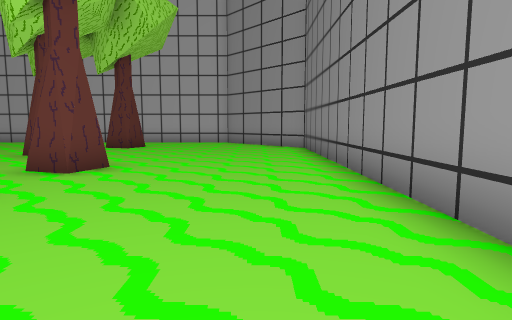
view 1 (above)

21 first-person views from a walk through a 3-D level made in the Godot game engine. The camera is 1.5 m above the floor, tilts 6° down and sees 75° across. The floor is counted in squares, 2 m on a side. Each view is taken from the middle of a square. On the plan, view 1 faces up. The plan holds only what a view shows up to about 11 squares ahead; the rest is blank. The place goes on beyond the plan.

view 2
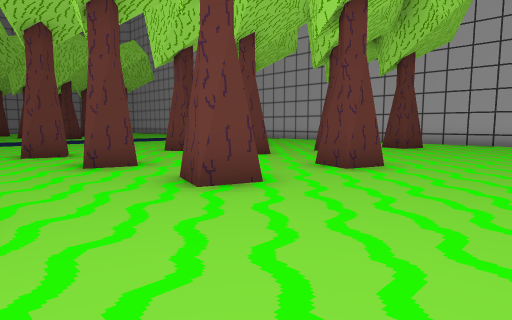

view 3
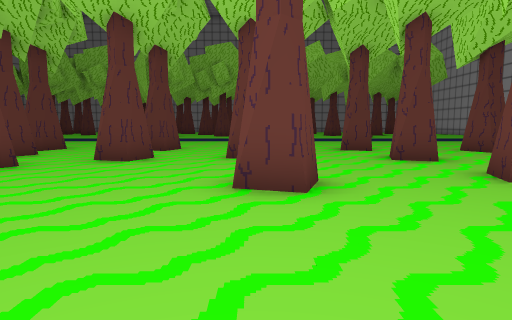

view 4
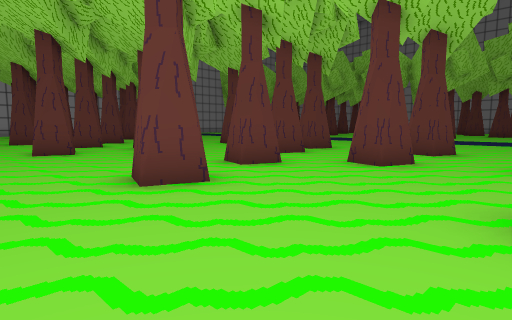

view 5
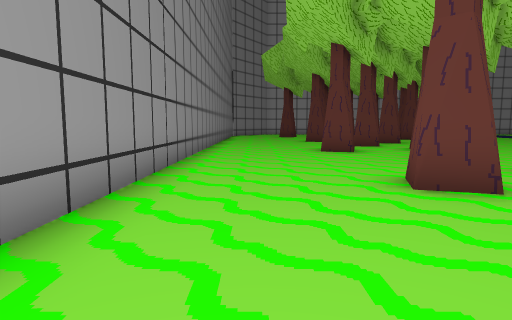

view 6
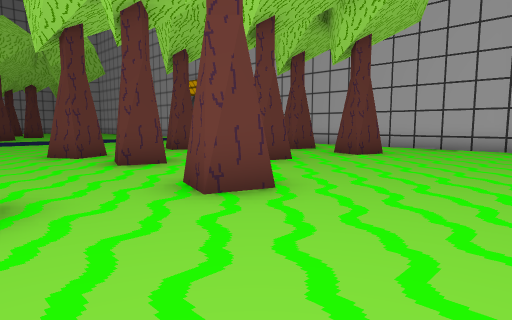

view 7
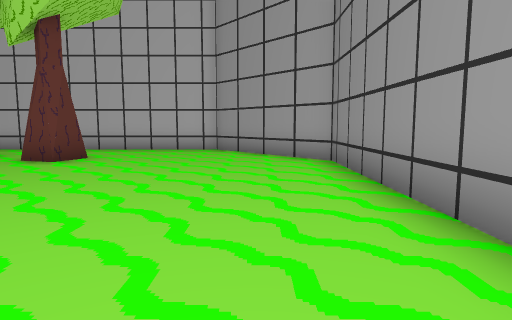

view 8
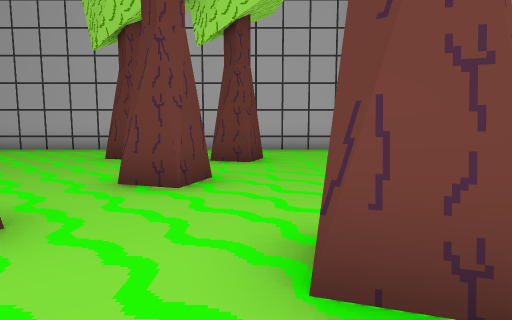

view 9
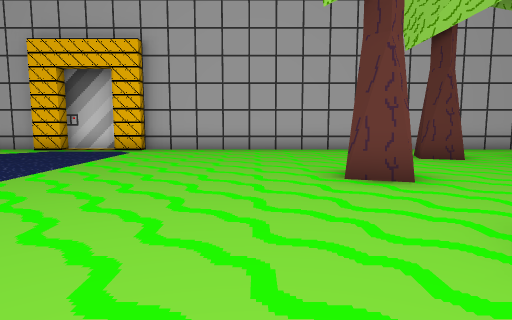

view 10
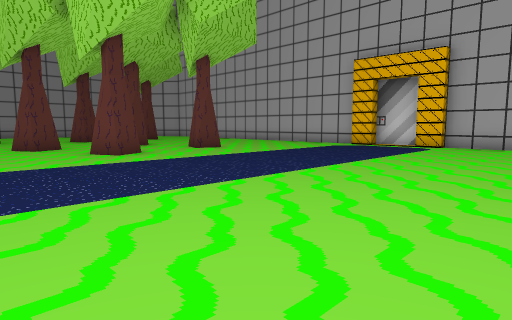

view 11
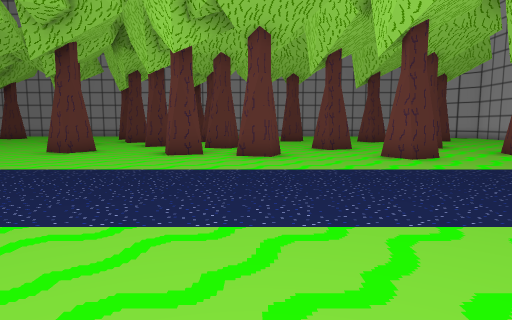

view 12
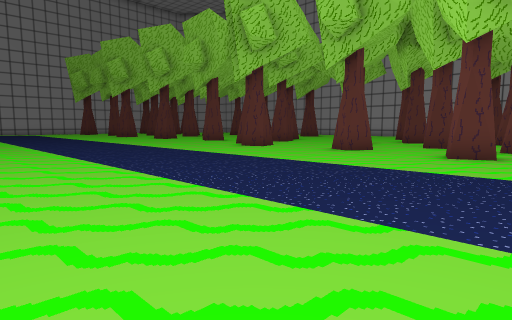

view 13
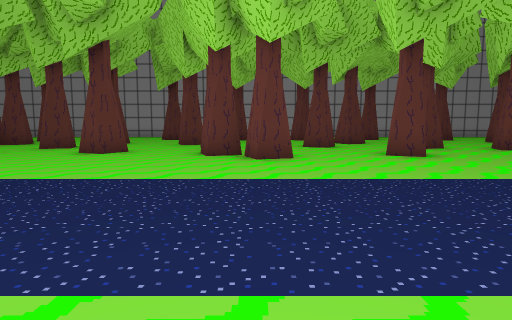

view 14
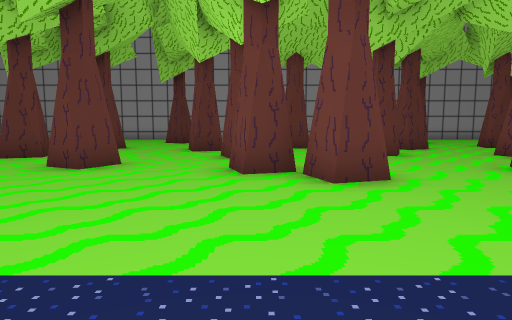

view 15
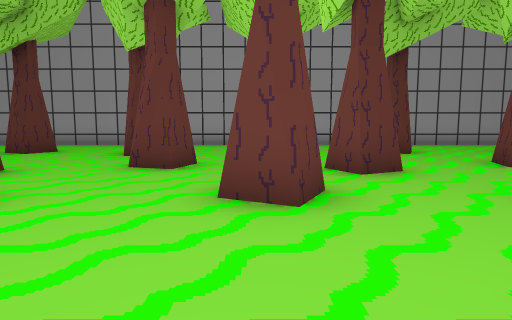

view 16
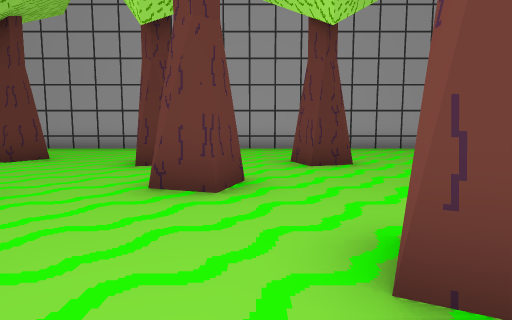

view 17
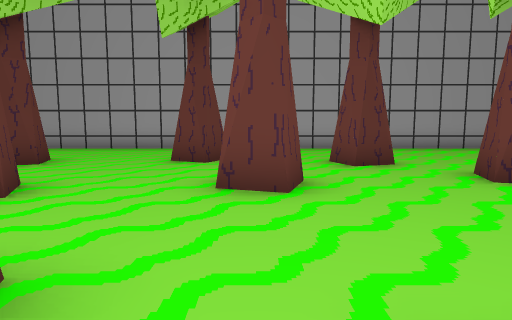

view 18
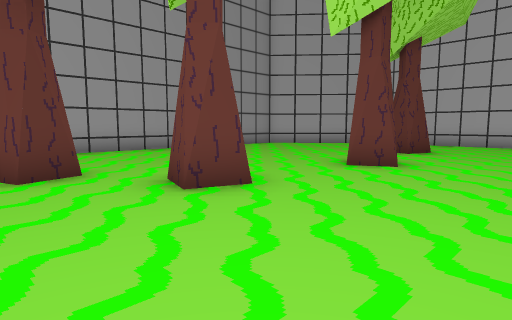

view 19
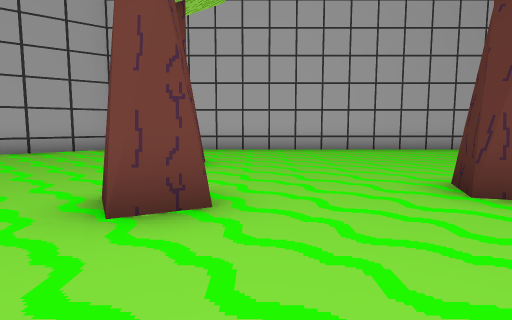

view 20
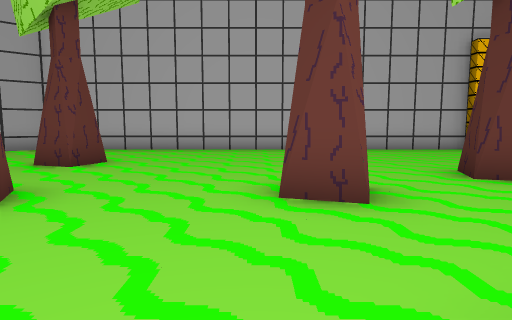

view 21
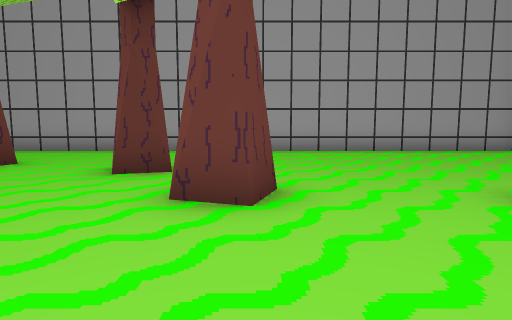

### Floor plan
Key: @ floor where view 1 was taken; # wall or solid block; x gap in a wall; . floor.
Columns run from 34 left of view 1 to 2 right of it. Each row starts with its distance up from view 1.
 15      #############################
 14   ##  ...........#.#.............##
 13  ##.. ............................##
 12   .............. ..........#.......##
 11 #.....##.......  .............#.....#
 10 #......#....... ....................#
  9 #.............#..........#...#......#
  8 #..........#.................#......#
  7 #......#............................#
  6 #.............#..........#xx#..#....#
  5 #...................................#
  4 #.....#....#........................#
  3 #...........................#.#.....#
  2 #...#......   #..........#..#.......#
  1 #..........#........... ............
  0 #......#.....#.........     ......@
 -1 #...#.....#............    #...#....
 -2 #.........#............ ............
 -3 #......#.....#......................#
 -4 #....................... #..#.......#
 -5 #...#....#............    ......#...#
 -6 #.....................  .....#......#
 -7 # ...  #.....#........  .#.#........#
 -8     #.....#.##........   #  .. .....#
 -9   ......#............      ..  .....#
-10 #.......#............      .. ......#
-11 #...#.......#....            #..#...#
-12 #.     .........             .......#
-13 #      #  #....               #
-14           #..

Where each view was taken, in squares from view 1:
view 1: 0 up, 0 right, facing up
view 2: 0 up, 0 right, facing up-left
view 3: 1 down, 1 right, facing left
view 4: 1 down, 0 right, facing down-left
view 5: 1 down, 0 right, facing down
view 6: 3 up, 0 right, facing up-left
view 7: 4 up, 0 right, facing up
view 8: 4 up, 4 left, facing up
view 9: 4 up, 11 left, facing up
view 10: 2 up, 11 left, facing up-left
view 11: 2 up, 12 left, facing left
view 12: 2 up, 12 left, facing down-left
view 13: 7 down, 13 left, facing left
view 14: 8 down, 16 left, facing left
view 15: 5 down, 21 left, facing left
view 16: 6 down, 23 left, facing left
view 17: 0 up, 23 left, facing left
view 18: 1 up, 24 left, facing up-left
view 19: 4 up, 26 left, facing up
view 20: 4 up, 24 left, facing up
view 21: 4 up, 24 left, facing left
